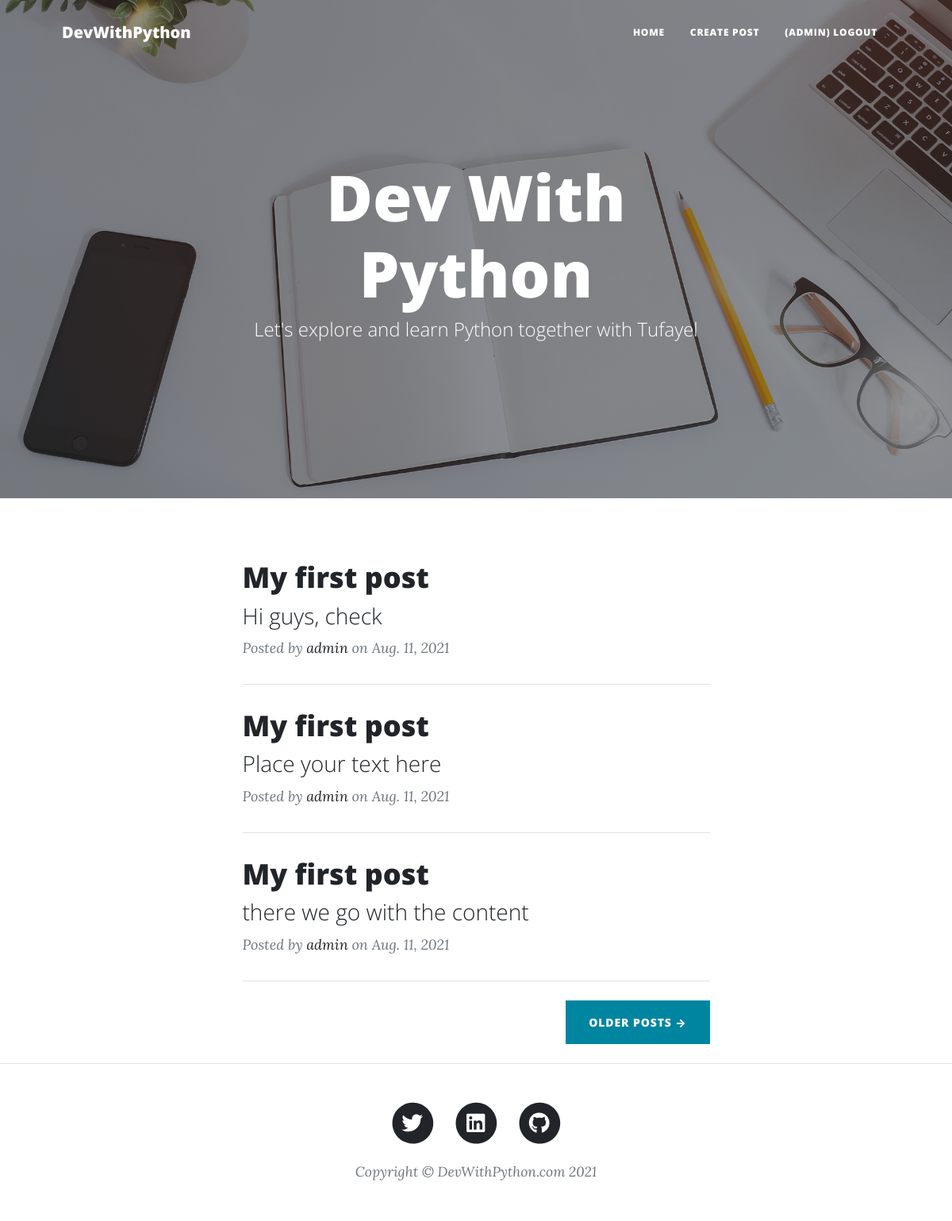
The app's page /archive/1 (signed in) with its own data.
### home/models.py (models this page shows, shortened)
class BlogPost(models.Model):
    blog_slug = models.CharField(max_length=100, default='')
    blog_title = models.CharField(max_length=100)
    blog_text = models.TextField(max_length=1024280)
    blog_owner = models.CharField(max_length=15)
    post_time = models.DateField(default=django.utils.timezone.now)

### home/views.py (the view)
# urls.py: path('archive/<int:id>', views.showOldPosts, name='old_posts'),
def showOldPosts(request, id):
    if int(id) > 0:
        all_posts = BlogPost.objects.all()[::-1][(int(id))*5:(int(id)*5)+9]
        context = {
            'posts': all_posts,
            'next_archive_id': int(id)+1
        }
        return render(request, 'index.html', context)
    else:
        return redirect('/archive/1')

### templates/index.html (shortened to what this page needs)
<!DOCTYPE html>
<html lang="en">
<head>
  <link href="/static/css/styles.css" rel="stylesheet" />
</head>
<body>
  <nav class="navbar navbar-expand-lg navbar-light" id="mainNav">
    <div class="container px-4 px-lg-5">
      <a class="navbar-brand" href="/">DevWithPython</a>
      <div class="collapse navbar-collapse" id="navbarResponsive">
        <ul class="navbar-nav ms-auto py-4 py-lg-0">
          <li class="nav-item">
            <a class="nav-link px-lg-3 py-3 py-lg-4" href="/">Home</a>
          </li>
          {% if request.user.is_anonymous %}
          <li class="nav-item">
            <a class="nav-link px-lg-3 py-3 py-lg-4" href="/login">Login</a>
          </li>
          <li class="nav-item">
            <a class="nav-link px-lg-3 py-3 py-lg-4" href="/signup">Create An Account</a>
          </li>
          {% else %}
          <li class="nav-item">
            <a class="nav-link px-lg-3 py-3 py-lg-4" href="/createPost">Create Post</a>
          </li>
          <li class="nav-item">
            <a class="nav-link px-lg-3 py-3 py-lg-4" href="/logout">({{ request.user.get_username }}) Logout</a>
          </li>
          {% endif %}
        </ul>
      </div>
    </div>
  </nav>
  <header class="masthead" style="background-image: url('/static/assets/img/home-bg.jpg')">
    <div class="container position-relative px-4 px-lg-5">
      <div class="row gx-4 gx-lg-5 justify-content-center">
        <div class="col-md-10 col-lg-8 col-xl-7">
          <div class="site-heading">
            <h1>Dev With Python</h1>
            <span class="subheading">Let's explore and learn Python together with Tufayel</span>
          </div>
        </div>
      </div>
    </div>
  </header>
  <div class="container px-4 px-lg-5">
    <div class="row gx-4 gx-lg-5 justify-content-center">
      <div class="col-md-10 col-lg-8 col-xl-7">
        {% for post in posts %}
        <div class="post-preview">
          <a href="/{{ post.blog_slug }}">
            <h2 class="post-title">{{ post.blog_title }}</h2>
            <h3 class="post-subtitle">
              {% autoescape on %}
              {{ post.blog_text|truncatechars:50|striptags }}
              {% endautoescape %}
            </h3>
          </a>
          <p class="post-meta">
            Posted by
            <a href="#!">{{ post.blog_owner }}</a>
            on {{ post.post_time }}
          </p>
        </div>
        <hr class="my-4" />
        {% empty %}
        <p>No more blog post is published yet. Keep checking to see posts as soon as they are published</p>
        {% endfor %}
        <div class="d-flex justify-content-end mb-4">
          {% if next_archive_id is None %}
          <a class="btn btn-primary text-uppercase" href="/archive/1">Older Posts →</a>
          {% else %}
          <a class="btn btn-primary text-uppercase" href="/archive/{{ next_archive_id }}">Older Posts →</a>
          {% endif %}
        </div>
      </div>
    </div>
  </div>
  <footer class="border-top">
    <div class="container px-4 px-lg-5">
      <div class="row gx-4 gx-lg-5 justify-content-center">
        <div class="col-md-10 col-lg-8 col-xl-7">
          <ul class="list-inline text-center">
            <li class="list-inline-item">
              <a href="https://twitter.com/cse_tufayel">
                <span class="fa-stack fa-lg">
                  <i class="fas fa-circle fa-stack-2x"></i>
                  <i class="fab fa-twitter fa-stack-1x fa-inverse"></i>
                </span>
              </a>
            </li>
            <li class="list-inline-item">
              <a href="https://www.linkedin.com/in/tufayel-ahmed-cse/">
                <span class="fa-stack fa-lg">
                  <i class="fas fa-circle fa-stack-2x"></i>
                  <i class="fab fa-linkedin fa-stack-1x fa-inverse"></i>
                </span>
              </a>
            </li>
            <li class="list-inline-item">
              <a href="https://github.com/TufayelLUS">
                <span class="fa-stack fa-lg">
                  <i class="fas fa-circle fa-stack-2x"></i>
                  <i class="fab fa-github fa-stack-1x fa-inverse"></i>
                </span>
              </a>
            </li>
          </ul>
          <div class="small text-center text-muted fst-italic">
            Copyright &copy; DevWithPython.com {% now "Y" %}
          </div>
        </div>
      </div>
    </div>
  </footer>
</body>
</html>

### records on screen
BlogPost: blog_title "My first post", blog_text "Hi guys, check", blog_owner "admin", post_time "Aug. 11, 2021"
BlogPost: blog_title "My first post", blog_text "Place your text here", blog_owner "admin", post_time "Aug. 11, 2021"
BlogPost: blog_title "My first post", blog_text "there we go with the content", blog_owner "admin", post_time "Aug. 11, 2021"

### other values on screen
{{ request.user.get_username }} "ADMIN"
